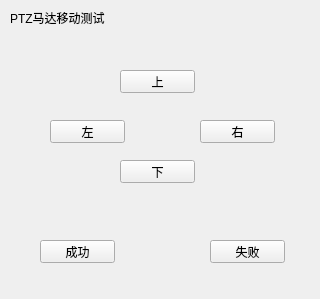
<?xml version="1.0" encoding="UTF-8"?>
<ui version="4.0">
 <class>MovingWidgetClass</class>
 <widget class="QWidget" name="MovingWidgetClass">
  <property name="geometry">
   <rect>
    <x>0</x>
    <y>0</y>
    <width>320</width>
    <height>299</height>
   </rect>
  </property>
  <property name="windowTitle">
   <string>MovingWidget</string>
  </property>
  <widget class="QLabel" name="label">
   <property name="geometry">
    <rect>
     <x>10</x>
     <y>10</y>
     <width>131</width>
     <height>16</height>
    </rect>
   </property>
   <property name="text">
    <string>PTZ马达移动测试</string>
   </property>
  </widget>
  <widget class="QPushButton" name="up_pushButton">
   <property name="geometry">
    <rect>
     <x>120</x>
     <y>70</y>
     <width>75</width>
     <height>23</height>
    </rect>
   </property>
   <property name="text">
    <string>上</string>
   </property>
  </widget>
  <widget class="QPushButton" name="left_pushButton">
   <property name="geometry">
    <rect>
     <x>50</x>
     <y>120</y>
     <width>75</width>
     <height>23</height>
    </rect>
   </property>
   <property name="text">
    <string>左</string>
   </property>
  </widget>
  <widget class="QPushButton" name="right_pushButton">
   <property name="geometry">
    <rect>
     <x>200</x>
     <y>120</y>
     <width>75</width>
     <height>23</height>
    </rect>
   </property>
   <property name="text">
    <string>右</string>
   </property>
  </widget>
  <widget class="QPushButton" name="down_pushButton">
   <property name="geometry">
    <rect>
     <x>120</x>
     <y>160</y>
     <width>75</width>
     <height>23</height>
    </rect>
   </property>
   <property name="text">
    <string>下</string>
   </property>
  </widget>
  <widget class="QPushButton" name="ok_pushButton">
   <property name="geometry">
    <rect>
     <x>40</x>
     <y>240</y>
     <width>75</width>
     <height>23</height>
    </rect>
   </property>
   <property name="text">
    <string>成功</string>
   </property>
  </widget>
  <widget class="QPushButton" name="false_pushButton">
   <property name="geometry">
    <rect>
     <x>210</x>
     <y>240</y>
     <width>75</width>
     <height>23</height>
    </rect>
   </property>
   <property name="text">
    <string>失败</string>
   </property>
  </widget>
 </widget>
 <layoutdefault spacing="6" margin="11"/>
 <resources/>
 <connections/>
</ui>
